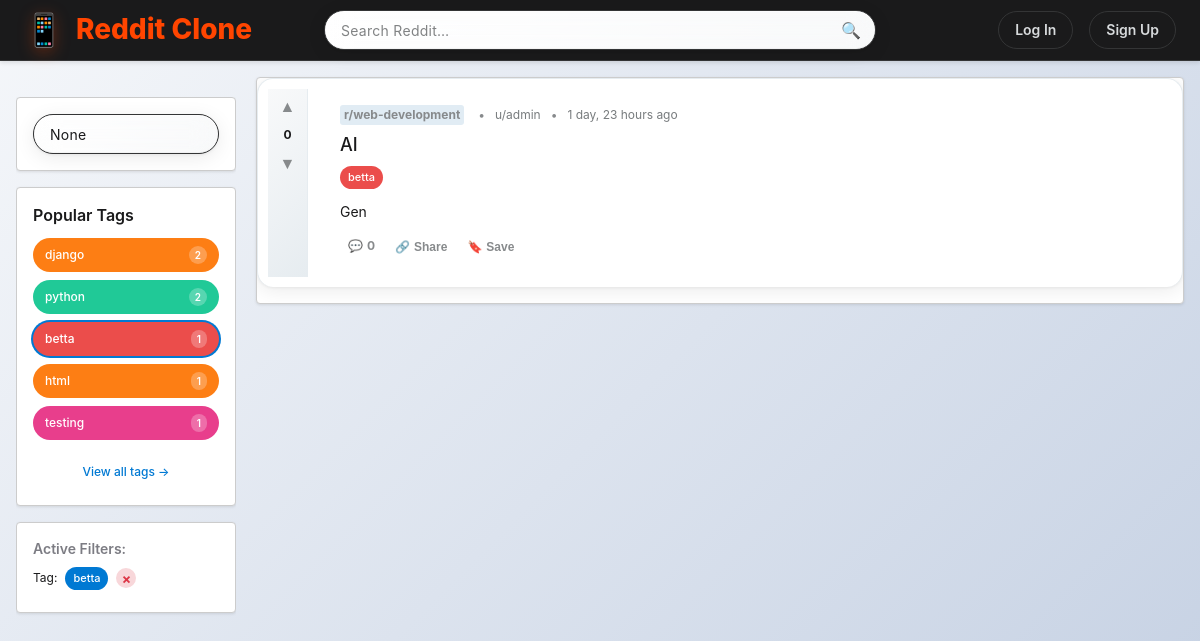
/?tag=betta, run on an earlier commit of the app's database.
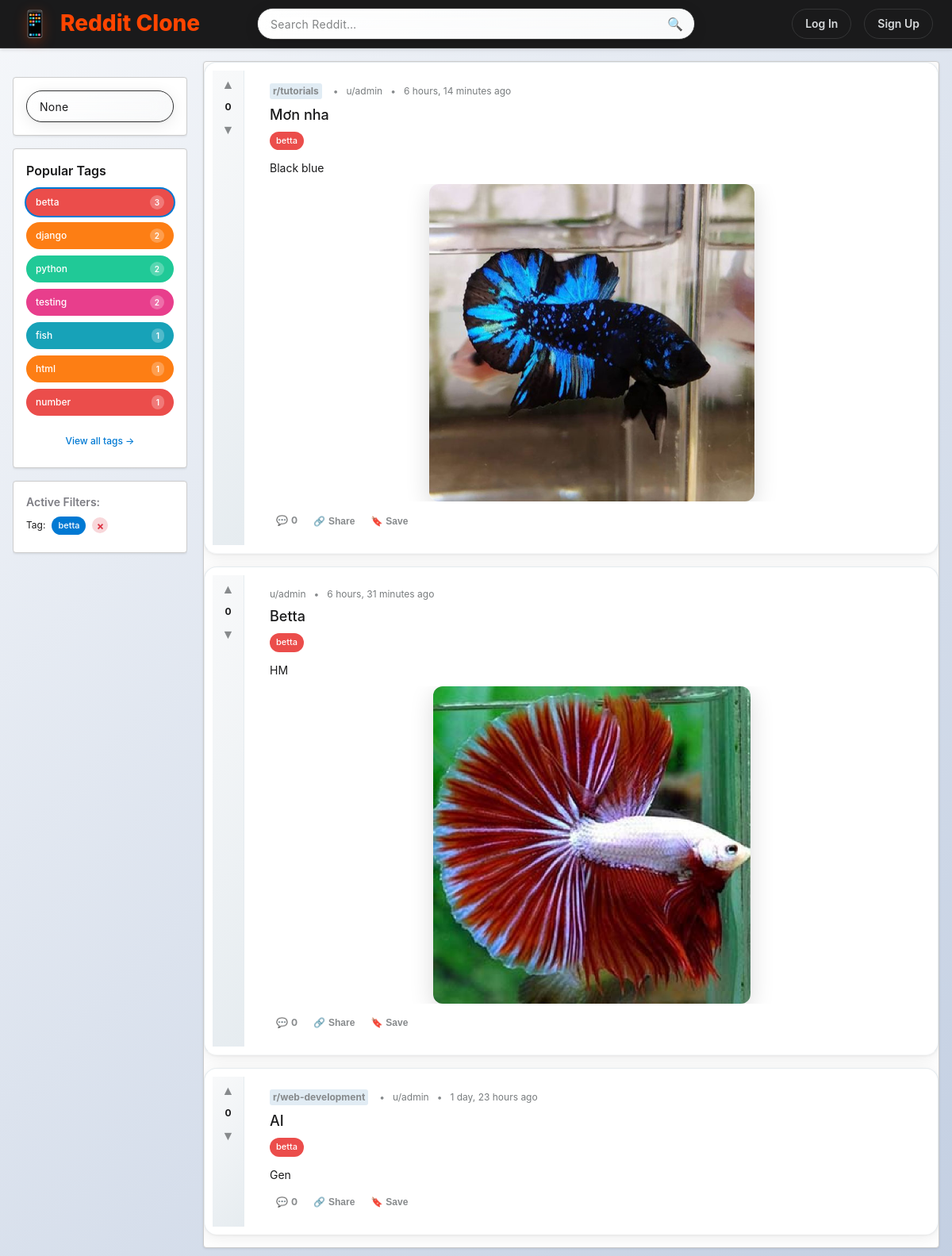
And on a later commit of the database.
### posts/models.py (models this page shows, shortened)
class Tag(models.Model):
    name = models.CharField(max_length=50, unique=True)
    slug = models.SlugField(max_length=50, unique=True, blank=True)
    color = models.CharField(max_length=7, default='#007bff')  # Hex color code
    created_at = models.DateTimeField(auto_now_add=True)
    class Meta:
        ordering = ['name']

class Post(models.Model):
    title        = models.CharField(max_length=255)
    content      = models.TextField(blank=True)
    image        = models.ImageField(upload_to='post_images/', blank=True, null=True)
    author       = models.ForeignKey(User, on_delete=models.CASCADE)
    community    = models.ForeignKey(Community, on_delete=models.SET_NULL,
                                     null=True, blank=True, related_name='posts')
    tags         = models.ManyToManyField(Tag, blank=True, related_name='posts')
    created_at   = models.DateTimeField(auto_now_add=True)
    @property
    def score(self):
        upvotes = self.votes.filter(is_upvote=True).count()
        downvotes = self.votes.filter(is_upvote=False).count()
        return upvotes - downvotes
    @property
    def comment_count(self):
        return self.comments.count()

class Community(models.Model):
    name = models.CharField(max_length=100, unique=True)
    slug = models.SlugField(max_length=100, unique=True, blank=True)

### posts/views.py (the view)
# urls.py: path('', views.post_list, name='post_list'),
def post_list(request):
    tag_slug = request.GET.get('tag')
    search_query = request.GET.get('q')
    posts = Post.objects.annotate(num_comments=Count('comments')).order_by('-id')
    if tag_slug:
        posts = posts.filter(tags__slug=tag_slug)
    if search_query:
        posts = posts.filter(
            Q(title__icontains=search_query) |
            Q(content__icontains=search_query) |
            Q(tags__name__icontains=search_query)
        ).distinct()
    paginator = Paginator(posts, 10)  # 10 posts per page
    page = request.GET.get('page')
    posts = paginator.get_page(page)
    popular_tags = Tag.objects.annotate(
        post_count=Count('posts')
    ).filter(post_count__gt=0).order_by('-post_count')[:10]
    context = {
        'posts': posts,
        'popular_tags': popular_tags,
        'current_tag': tag_slug,
        'search_query': search_query,
    }
    return render(request, 'posts/post_list.html', context)

### posts/templates/posts/post_list.html (shortened to what this page needs)
{% extends 'posts/base.html' %}
{% load static %}
{% block content %}
<div class="main-container">
  <div class="sidebar">
    <div class="search-section">
      <form method="GET" class="search-form">
        <input type="text" name="q" value="{{ search_query }}"
               placeholder="Search posts..." class="search-input">
      </form>
    </div>
    <div class="tags-section">
      <h3>Popular Tags</h3>
      <div class="tags-list">
        {% for tag in popular_tags %}
          <a href="?tag={{ tag.slug }}" class="tag-badge {% if current_tag == tag.slug %}active{% endif %}"
             style="background-color: {{ tag.color }};">
            {{ tag.name }}
            <span class="tag-count">{{ tag.post_count }}</span>
          </a>
        {% endfor %}
        <a href="{% url 'posts:all_tags' %}" class="view-all-tags">View all tags →</a>
      </div>
    </div>
    {% if current_tag or search_query %}
    <div class="filter-status">
      <h4>Active Filters:</h4>
      {% if current_tag %}
        <div class="filter-item">
          Tag: <span class="filter-value">{{ current_tag }}</span>
          <a href="{% url 'posts:post_list' %}" class="clear-filter">×</a>
        </div>
      {% endif %}
    </div>
    {% endif %}
  </div>
  <div class="main-content">
    <div class="posts-container">
      {% for post in posts %}
        <div class="post-card">
          <div class="vote-section">
            <button class="vote-btn upvote" data-id="{{ post.id }}" data-dir="up">
              <span class="vote-arrow">▲</span>
            </button>
            <div class="score" id="score-{{ post.id }}">{{ post.score }}</div>
            <button class="vote-btn downvote" data-id="{{ post.id }}" data-dir="down">
              <span class="vote-arrow">▼</span>
            </button>
          </div>
          <div class="post-body">
            <div class="post-meta">
              {% if post.community %}
                <a href="{% url 'posts:community' post.community.slug %}"
                  class="community-badge">r/{{ post.community.slug }}</a>
                <span class="separator">•</span>
              {% endif %}
              <span class="author">u/{{ post.author.username }}</span>
              <span class="separator">•</span>
              <span class="time">{{ post.created_at|timesince }} ago</span>
            </div>
            <h3 class="post-title">
              <a href="{% url 'posts:post_detail' post.id %}">{{ post.title }}</a>
            </h3>
            {% if post.tags.exists %}
              <div class="post-tags">
                {% for tag in post.tags.all %}
                  <a href="?tag={{ tag.slug }}" class="tag-badge small"
                     style="background-color: {{ tag.color }};">
                    {{ tag.name }}
                  </a>
                {% endfor %}
              </div>
            {% endif %}
            {% if post.content %}
              <div class="post-content">{{ post.content|truncatewords:20 }}</div>
            {% endif %}
            {% if post.image %}
              <div class="post-image">
                <img src="{{ post.image.url }}" alt="Post image">
              </div>
            {% endif %}
            <div class="post-actions">
              <a href="{% url 'posts:post_detail' post.id %}" class="action-btn">
                <span class="icon">💬</span>
                {{ post.comment_count }}
              </a>
              <button class="action-btn">
                <span class="icon">🔗</span>
                Share
              </button>
              <button class="action-btn">
                <span class="icon">🔖</span>
                Save
              </button>
            </div>
          </div>
        </div>
      {% endfor %}
    </div>
  </div>
</div>
{% endblock %}

### posts/templates/posts/base.html (shortened to what this page needs)
{% load static %}
<!DOCTYPE html>
<html lang="en">
<head>
  <link rel="stylesheet" href="{% static 'posts/css/style.css' %}">
</head>
<body>
  <header class="header">
    <div class="header-content">
      <a class="logo" href="{% url 'posts:post_list' %}">
        <span class="logo-icon">📱</span>
        Reddit Clone
      </a>
      <form class="search-form" method="get" action="{% url 'posts:user_search' %}">
        <input type="text" name="q" placeholder="Search Reddit…" value="{{ request.GET.q|default:'' }}">
        <button type="submit">🔍</button>
      </form>
      <nav class="nav-right">
        {% if user.is_authenticated %}
          <div class="user-menu" id="userMenu">
            <div class="user-greeting">Hello, {{ user.username }}</div>
            <div class="dropdown">
              <a href="{% url 'posts:user_profile' user.username %}">👤 Profile</a>
              <a href="{% url 'posts:user_settings' %}">⚙️ Settings</a>
              <a href="{% url 'posts:password_change' %}">🔑 Change Password</a>
              <hr style="margin: 0; border: none; border-top: 1px solid #f6f7f8;">
              <a href="{% url 'logout' %}" class="logout-link">🚪 Logout</a>
            </div>
          </div>
        {% else %}
          <a href="{% url 'login' %}" class="nav-btn">Log In</a>
          <a href="{% url 'posts:register' %}" class="nav-btn">Sign Up</a>
        {% endif %}
      </nav>
    </div>
  </header>
  <main class="main-content">
    <div class="container">
      {% block content %}{% endblock %}
    </div>
  </main>
</body>
</html>

What changed in the data, as far as the page shows it:
shown differently, row unchanged: Tag "betta": post_count "1" → "3"; moves up the list
shown differently, row unchanged: Tag "testing": post_count "1" → "2"; moves up the list
added Tag: name "fish", post_count "1", slug "fish" (drawn), color "#17a2b8" (drawn), shown under "Popular Tags"
added Tag: name "number", post_count "1", slug "number" (drawn), color "#eb4d4b" (drawn), shown under "Popular Tags"
added Post: score "0", community.slug "tutorials", author.username "admin", created_at "6 hours, 14 minutes", title "Mơn nha", content "Black blue", image (picture), comment_count "0", Tag (name "betta")
added Post: score "0", author.username "admin", created_at "6 hours, 31 minutes", title "Betta", content "HM", image (picture), comment_count "0", Tag (name "betta")
